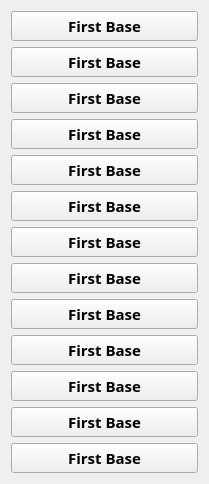
                   <widget class="QWidget" name="scrollAreaWidgetContents_3">
                    <property name="geometry">
                     <rect>
                      <x>0</x>
                      <y>0</y>
                      <width>209</width>
                      <height>480</height>
                     </rect>
                    </property>
                    <layout class="QVBoxLayout" name="verticalLayout_15">
                     <item>
                      <widget class="QPushButton" name="first_base_btn_20">
                       <property name="minimumSize">
                        <size>
                         <width>175</width>
                         <height>30</height>
                        </size>
                       </property>
                       <property name="font">
                        <font>
                         <family>Narkisim</family>
                         <pointsize>11</pointsize>
                         <weight>75</weight>
                         <bold>true</bold>
                        </font>
                       </property>
                       <property name="text">
                        <string>First Base</string>
                       </property>
                       <property name="icon">
                        <iconset resource="resource.qrc">
                         <normaloff>:/icons/icons/database.svg</normaloff>:/icons/icons/database.svg</iconset>
                       </property>
                       <property name="iconSize">
                        <size>
                         <width>20</width>
                         <height>24</height>
                        </size>
                       </property>
                      </widget>
                     </item>
                     <item>
                      <widget class="QPushButton" name="first_base_btn_25">
                       <property name="minimumSize">
                        <size>
                         <width>175</width>
                         <height>30</height>
                        </size>
                       </property>
                       <property name="font">
                        <font>
                         <family>Narkisim</family>
                         <pointsize>11</pointsize>
                         <weight>75</weight>
                         <bold>true</bold>
                        </font>
                       </property>
                       <property name="text">
                        <string>First Base</string>
                       </property>
                       <property name="icon">
                        <iconset resource="resource.qrc">
                         <normaloff>:/icons/icons/database.svg</normaloff>:/icons/icons/database.svg</iconset>
                       </property>
                       <property name="iconSize">
                        <size>
                         <width>20</width>
                         <height>24</height>
                        </size>
                       </property>
                      </widget>
                     </item>
                     <item>
                      <widget class="QPushButton" name="first_base_btn_26">
                       <property name="minimumSize">
                        <size>
                         <width>175</width>
                         <height>30</height>
                        </size>
                       </property>
                       <property name="font">
                        <font>
                         <family>Narkisim</family>
                         <pointsize>11</pointsize>
                         <weight>75</weight>
                         <bold>true</bold>
                        </font>
                       </property>
                       <property name="text">
                        <string>First Base</string>
                       </property>
                       <property name="icon">
                        <iconset resource="resource.qrc">
                         <normaloff>:/icons/icons/database.svg</normaloff>:/icons/icons/database.svg</iconset>
                       </property>
                       <property name="iconSize">
                        <size>
                         <width>20</width>
                         <height>24</height>
                        </size>
                       </property>
                      </widget>
                     </item>
                     <item>
                      <widget class="QPushButton" name="first_base_btn_27">
                       <property name="minimumSize">
                        <size>
                         <width>175</width>
                         <height>30</height>
                        </size>
                       </property>
                       <property name="font">
                        <font>
                         <family>Narkisim</family>
                         <pointsize>11</pointsize>
                         <weight>75</weight>
                         <bold>true</bold>
                        </font>
                       </property>
                       <property name="text">
                        <string>First Base</string>
                       </property>
                       <property name="icon">
                        <iconset resource="resource.qrc">
                         <normaloff>:/icons/icons/database.svg</normaloff>:/icons/icons/database.svg</iconset>
                       </property>
                       <property name="iconSize">
                        <size>
                         <width>20</width>
                         <height>24</height>
                        </size>
                       </property>
                      </widget>
                     </item>
                     <item>
                      <widget class="QPushButton" name="first_base_btn_28">
                       <property name="minimumSize">
                        <size>
                         <width>175</width>
                         <height>30</height>
                        </size>
                       </property>
                       <property name="font">
                        <font>
                         <family>Narkisim</family>
                         <pointsize>11</pointsize>
                         <weight>75</weight>
                         <bold>true</bold>
                        </font>
                       </property>
                       <property name="text">
                        <string>First Base</string>
                       </property>
                       <property name="icon">
                        <iconset resource="resource.qrc">
                         <normaloff>:/icons/icons/database.svg</normaloff>:/icons/icons/database.svg</iconset>
                       </property>
                       <property name="iconSize">
                        <size>
                         <width>20</width>
                         <height>24</height>
                        </size>
                       </property>
                      </widget>
                     </item>
                     <item>
                      <widget class="QPushButton" name="first_base_btn_29">
                       <property name="minimumSize">
                        <size>
                         <width>175</width>
                         <height>30</height>
                        </size>
                       </property>
                       <property name="font">
                        <font>
                         <family>Narkisim</family>
                         <pointsize>11</pointsize>
                         <weight>75</weight>
                         <bold>true</bold>
                        </font>
                       </property>
                       <property name="text">
                        <string>First Base</string>
                       </property>
                       <property name="icon">
                        <iconset resource="resource.qrc">
                         <normaloff>:/icons/icons/database.svg</normaloff>:/icons/icons/database.svg</iconset>
                       </property>
                       <property name="iconSize">
                        <size>
                         <width>20</width>
                         <height>24</height>
                        </size>
                       </property>
                      </widget>
                     </item>
                     <item>
                      <widget class="QPushButton" name="first_base_btn_30">
                       <property name="minimumSize">
                        <size>
                         <width>175</width>
                         <height>30</height>
                        </size>
                       </property>
                       <property name="font">
                        <font>
                         <family>Narkisim</family>
                         <pointsize>11</pointsize>
                         <weight>75</weight>
                         <bold>true</bold>
                        </font>
                       </property>
                       <property name="text">
                        <string>First Base</string>
                       </property>
                       <property name="icon">
                        <iconset resource="resource.qrc">
                         <normaloff>:/icons/icons/database.svg</normaloff>:/icons/icons/database.svg</iconset>
                       </property>
                       <property name="iconSize">
                        <size>
                         <width>20</width>
                         <height>24</height>
                        </size>
                       </property>
                      </widget>
                     </item>
                     <item>
                      <widget class="QPushButton" name="first_base_btn_31">
                       <property name="minimumSize">
                        <size>
                         <width>175</width>
                         <height>30</height>
                        </size>
                       </property>
                       <property name="font">
                        <font>
                         <family>Narkisim</family>
                         <pointsize>11</pointsize>
                         <weight>75</weight>
                         <bold>true</bold>
                        </font>
                       </property>
                       <property name="text">
                        <string>First Base</string>
                       </property>
                       <property name="icon">
                        <iconset resource="resource.qrc">
                         <normaloff>:/icons/icons/database.svg</normaloff>:/icons/icons/database.svg</iconset>
                       </property>
                       <property name="iconSize">
                        <size>
                         <width>20</width>
                         <height>24</height>
                        </size>
                       </property>
                      </widget>
                     </item>
                     <item>
                      <widget class="QPushButton" name="first_base_btn_32">
                       <property name="minimumSize">
                        <size>
                         <width>175</width>
                         <height>30</height>
                        </size>
                       </property>
                       <property name="font">
                        <font>
                         <family>Narkisim</family>
                         <pointsize>11</pointsize>
                         <weight>75</weight>
                         <bold>true</bold>
                        </font>
                       </property>
                       <property name="text">
                        <string>First Base</string>
                       </property>
                       <property name="icon">
                        <iconset resource="resource.qrc">
                         <normaloff>:/icons/icons/database.svg</normaloff>:/icons/icons/database.svg</iconset>
                       </property>
                       <property name="iconSize">
                        <size>
                         <width>20</width>
                         <height>24</height>
                        </size>
                       </property>
                      </widget>
                     </item>
                     <item>
                      <widget class="QPushButton" name="first_base_btn_33">
                       <property name="minimumSize">
                        <size>
                         <width>175</width>
                         <height>30</height>
                        </size>
                       </property>
                       <property name="font">
                        <font>
                         <family>Narkisim</family>
                         <pointsize>11</pointsize>
                         <weight>75</weight>
                         <bold>true</bold>
                        </font>
                       </property>
                       <property name="text">
                        <string>First Base</string>
                       </property>
                       <property name="icon">
                        <iconset resource="resource.qrc">
                         <normaloff>:/icons/icons/database.svg</normaloff>:/icons/icons/database.svg</iconset>
                       </property>
                       <property name="iconSize">
                        <size>
                         <width>20</width>
                         <height>24</height>
                        </size>
                       </property>
                      </widget>
                     </item>
                     <item>
                      <widget class="QPushButton" name="first_base_btn_34">
                       <property name="minimumSize">
                        <size>
                         <width>175</width>
                         <height>30</height>
                        </size>
                       </property>
                       <property name="font">
                        <font>
                         <family>Narkisim</family>
                         <pointsize>11</pointsize>
                         <weight>75</weight>
                         <bold>true</bold>
                        </font>
                       </property>
                       <property name="text">
                        <string>First Base</string>
                       </property>
                       <property name="icon">
                        <iconset resource="resource.qrc">
                         <normaloff>:/icons/icons/database.svg</normaloff>:/icons/icons/database.svg</iconset>
                       </property>
                       <property name="iconSize">
                        <size>
                         <width>20</width>
                         <height>24</height>
                        </size>
                       </property>
                      </widget>
                     </item>
                     <item>
                      <widget class="QPushButton" name="first_base_btn_35">
                       <property name="minimumSize">
                        <size>
                         <width>175</width>
                         <height>30</height>
                        </size>
                       </property>
                       <property name="font">
                        <font>
                         <family>Narkisim</family>
                         <pointsize>11</pointsize>
                         <weight>75</weight>
                         <bold>true</bold>
                        </font>
                       </property>
                       <property name="text">
                        <string>First Base</string>
                       </property>
                       <property name="icon">
                        <iconset resource="resource.qrc">
                         <normaloff>:/icons/icons/database.svg</normaloff>:/icons/icons/database.svg</iconset>
                       </property>
                       <property name="iconSize">
                        <size>
                         <width>20</width>
                         <height>24</height>
                        </size>
                       </property>
                      </widget>
                     </item>
                     <item>
                      <widget class="QPushButton" name="first_base_btn_36">
                       <property name="minimumSize">
                        <size>
                         <width>175</width>
                         <height>30</height>
                        </size>
                       </property>
                       <property name="font">
                        <font>
                         <family>Narkisim</family>
                         <pointsize>11</pointsize>
                         <weight>75</weight>
                         <bold>true</bold>
                        </font>
                       </property>
                       <property name="text">
                        <string>First Base</string>
                       </property>
                       <property name="icon">
                        <iconset resource="resource.qrc">
                         <normaloff>:/icons/icons/database.svg</normaloff>:/icons/icons/database.svg</iconset>
                       </property>
                       <property name="iconSize">
                        <size>
                         <width>20</width>
                         <height>24</height>
                        </size>
                       </property>
                      </widget>
                     </item>
                    </layout>
                   </widget>
